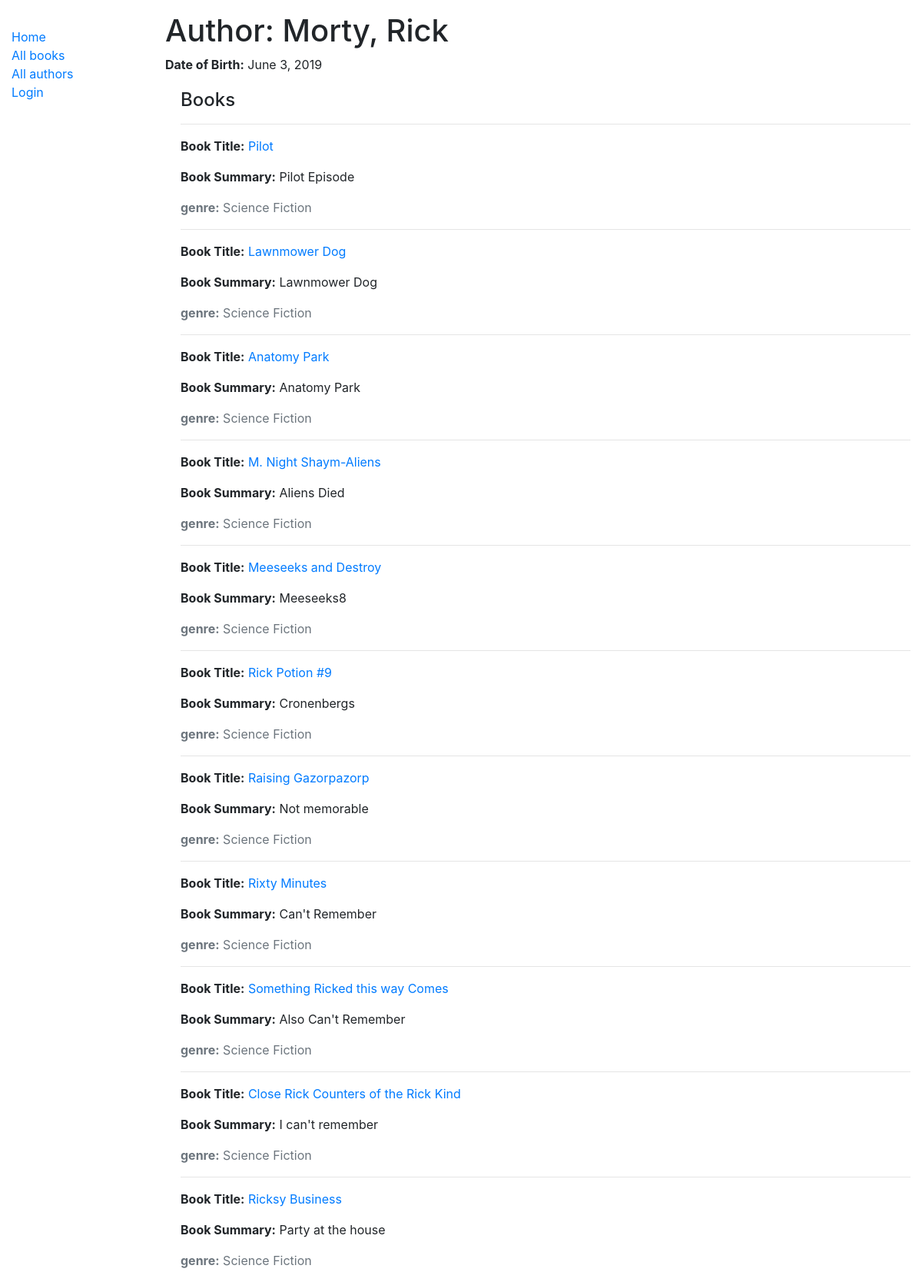
Page /author/1 on the committed database.
### catalog/models.py (models this page shows, shortened)
class Author(models.Model):
    first_name = models.CharField(max_length=100)
    last_name = models.CharField(max_length=100)
    date_of_birth = models.DateField(null=True, blank=True)
    date_of_death = models.DateField('died', null=True, blank=True)
    class Meta:
        ordering = ['last_name', 'first_name']

class Book(models.Model):
    title = models.CharField(max_length=200)
    author = models.ForeignKey('Author', on_delete=models.SET_NULL, null=True)
    summary = models.TextField(max_length=1000, help_text="Enter a brief description of the book")
    isbn = models.CharField('ISBN', max_length=13,
                            help_text='13 Character <a href="https://www.isbn-international.org/content/what-isbn'
                                      '">ISBN number</a>')
    genre = models.ManyToManyField(Genre, help_text="Select a genre for this book")
    language = models.ForeignKey('Language', on_delete=models.SET_NULL, null=True)
    def display_genre(self):
        return ', '.join([genre.name for genre in self.genre.all()[:3]])
    display_genre.short_description = 'Genre'
    class Meta:
        ordering = ['id']
    def get_absolute_url(self):
        return reverse('book-detail', args=[str(self.id)])

class Genre(models.Model):
    name = models.CharField(
        max_length=200,
        help_text="Enter a book genre (e.g. Science Fiction, French Poetry etc.)"
        )

### catalog/views.py (the view)
# urls.py: path('author/<int:pk>', views.AuthorDetailView.as_view(), name='author-detail'),
class AuthorDetailView(generic.DetailView):
    model = Author
    """
    def get_context_data(self, **kwargs):
        object_list = Book.objects.filter(author=self.get_object())
        context = super(AuthorDetailView, self).get_context_data(object_list=object_list, **kwargs)
        return context
        """

### catalog/templates/catalog/author_detail.html
{% extends "catalog/base.html" %}
{% block content %}
  <h1>Author: {{ author.last_name }}, {{ author.first_name }}</h1>
  <p><strong>Date of Birth:</strong> {{ author.date_of_birth }}</p>
  <div style="margin-left:20px;margin-top:20px">
    <h4>Books</h4>
    {% for book in author.book_set.all %}
      <hr>
        <p><strong>Book Title:</strong><a href="{{ book.get_absolute_url }}"> {{ book.title }}</a></p>
        <p><strong>Book Summary:</strong> {{ book.summary }}</p>
        <p class="text-muted"><strong>genre:</strong> {{ book.display_genre }}</p>
    {% endfor %}
  </div>
{% endblock %}

### rows in the picture
Author: last_name "Morty", first_name "Rick", date_of_birth "June 3, 2019"
Book: title "Pilot", summary "Pilot Episode", display_genre "Science Fiction"
Book: title "Lawnmower Dog", summary "Lawnmower Dog", display_genre "Science Fiction"
Book: title "Anatomy Park", summary "Anatomy Park", display_genre "Science Fiction"
Book: title "M. Night Shaym-Aliens", summary "Aliens Died", display_genre "Science Fiction"
Book: title "Meeseeks and Destroy", summary "Meeseeks8", display_genre "Science Fiction"
Book: title "Rick Potion #9", summary "Cronenbergs", display_genre "Science Fiction"
Book: title "Raising Gazorpazorp", summary "Not memorable", display_genre "Science Fiction"
Book: title "Rixty Minutes", summary "Can't Remember", display_genre "Science Fiction"
Book: title "Something Ricked this way Comes", summary "Also Can't Remember", display_genre "Science Fiction"
Book: title "Close Rick Counters of the Rick Kind", summary "I can't remember", display_genre "Science Fiction"
Book: title "Ricksy Business", summary "Party at the house", display_genre "Science Fiction"
